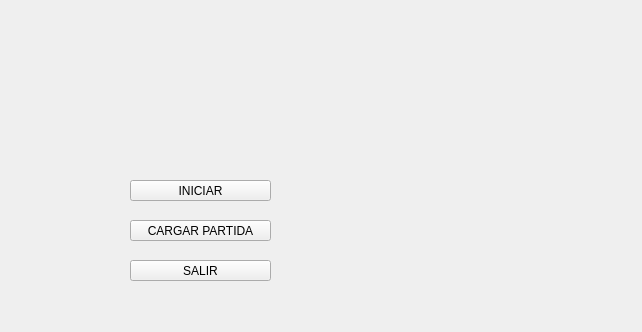
<?xml version="1.0" encoding="UTF-8"?>
<ui version="4.0">
 <class>MainWindow</class>
 <widget class="QMainWindow" name="MainWindow">
  <property name="geometry">
   <rect>
    <x>0</x>
    <y>0</y>
    <width>642</width>
    <height>332</height>
   </rect>
  </property>
  <property name="windowTitle">
   <string>MainWindow</string>
  </property>
  <widget class="QWidget" name="centralwidget">
   <property name="accessibleDescription">
    <string/>
   </property>
   <widget class="QLabel" name="label">
    <property name="geometry">
     <rect>
      <x>0</x>
      <y>0</y>
      <width>641</width>
      <height>331</height>
     </rect>
    </property>
    <property name="autoFillBackground">
     <bool>false</bool>
    </property>
    <property name="text">
     <string/>
    </property>
    <property name="pixmap">
     <pixmap resource="imagen.qrc">:/Imagenes/FondoNavy.jpg</pixmap>
    </property>
    <property name="scaledContents">
     <bool>true</bool>
    </property>
    <property name="openExternalLinks">
     <bool>true</bool>
    </property>
   </widget>
   <widget class="QLabel" name="label_2">
    <property name="geometry">
     <rect>
      <x>80</x>
      <y>70</y>
      <width>261</width>
      <height>71</height>
     </rect>
    </property>
    <property name="text">
     <string/>
    </property>
    <property name="pixmap">
     <pixmap resource="imagen.qrc">:/Imagenes/Navy.png</pixmap>
    </property>
    <property name="scaledContents">
     <bool>true</bool>
    </property>
   </widget>
   <widget class="QPushButton" name="pushButton">
    <property name="geometry">
     <rect>
      <x>130</x>
      <y>180</y>
      <width>141</width>
      <height>21</height>
     </rect>
    </property>
    <property name="text">
     <string>INICIAR</string>
    </property>
   </widget>
   <widget class="QPushButton" name="pushButton_2">
    <property name="geometry">
     <rect>
      <x>130</x>
      <y>220</y>
      <width>141</width>
      <height>21</height>
     </rect>
    </property>
    <property name="text">
     <string>CARGAR PARTIDA</string>
    </property>
   </widget>
   <widget class="QPushButton" name="pushButton_3">
    <property name="geometry">
     <rect>
      <x>130</x>
      <y>260</y>
      <width>141</width>
      <height>21</height>
     </rect>
    </property>
    <property name="text">
     <string>SALIR</string>
    </property>
   </widget>
  </widget>
 </widget>
 <resources>
  <include location="imagen.qrc"/>
 </resources>
 <connections/>
</ui>
